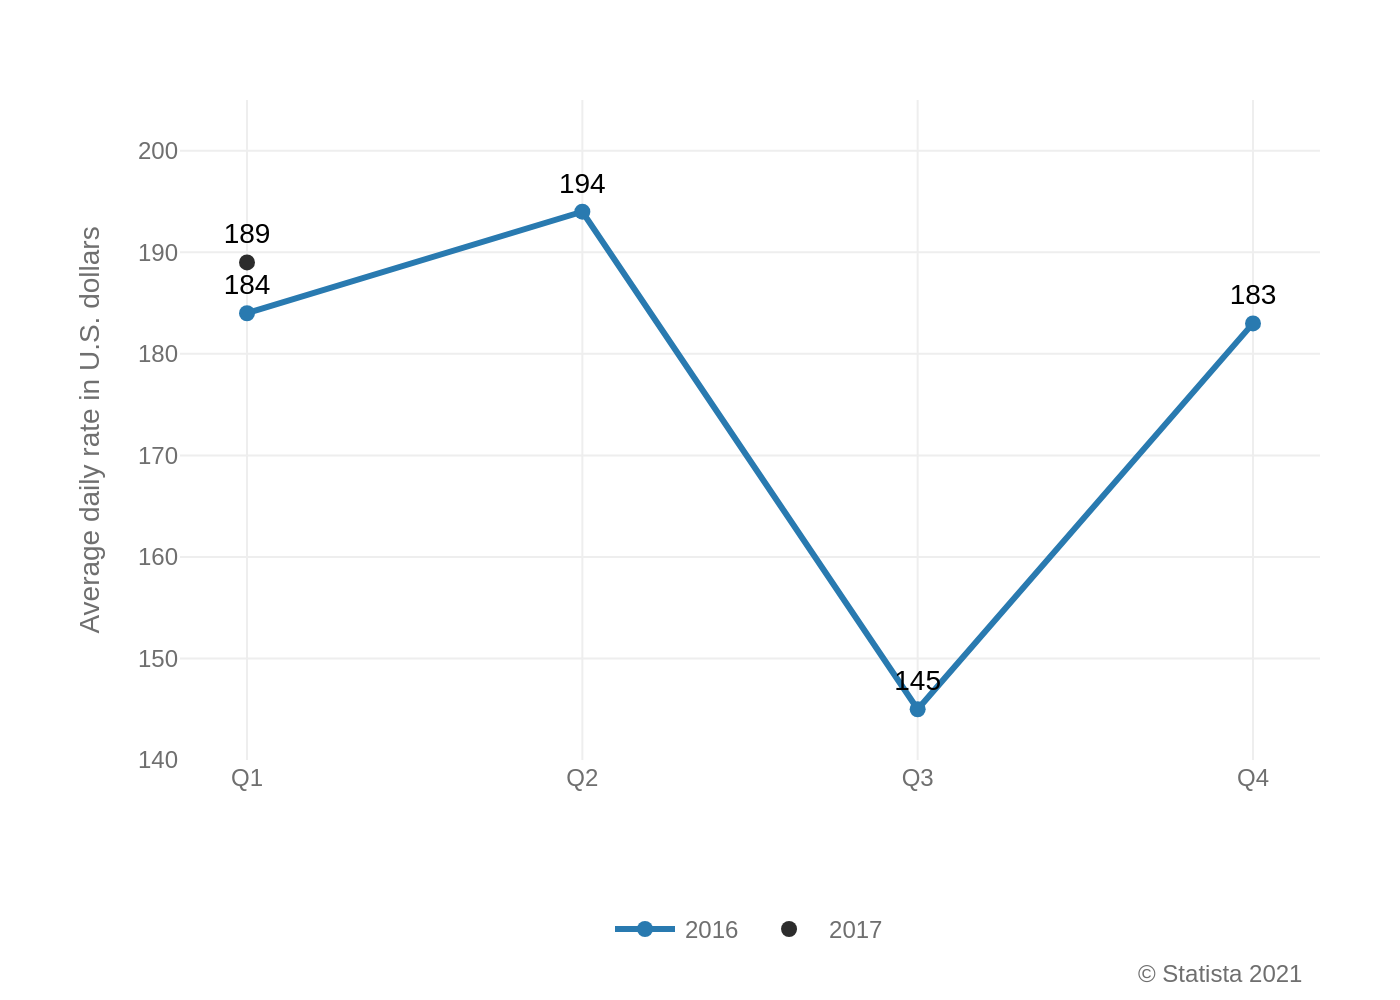

Generate this figure with Python:
import sys
import json
import plotly.graph_objects as go
from pathlib import Path

# --- 1. Load data from JSON file ---
if len(sys.argv) != 2:
    print("Usage: python generate_chart.py <json_file_path>")
    sys.exit(1)

json_file_path = Path(sys.argv[1])
if not json_file_path.is_file():
    print(f"Error: JSON file not found at {json_file_path}")
    sys.exit(1)

with open(json_file_path, 'r', encoding='utf-8') as f:
    chart_info = json.load(f)

chart_data = chart_info["chart_data"]
texts = chart_info["texts"]
colors = chart_info["colors"]
output_filename_base = json_file_path.stem

# --- 2. Create the Plotly figure ---
fig = go.Figure()

# --- 3. Add traces based on chart_data ---
# Trace for '2016' (line, markers, text)
data_2016 = chart_data[0]
fig.add_trace(go.Scatter(
    x=data_2016['x'],
    y=data_2016['y'],
    name=data_2016['name'],
    mode='lines+markers+text',
    line=dict(color=colors[0], width=3),
    marker=dict(color=colors[0], size=8),
    text=[str(y) for y in data_2016['y']],
    textposition='top center',
    textfont=dict(family='Arial', size=14, color='#000000'),
    legendgroup='group1'
))

# Trace for '2017' (markers, text for the single point)
data_2017 = chart_data[1]
fig.add_trace(go.Scatter(
    x=data_2017['x'],
    y=data_2017['y'],
    name=data_2017['name'],
    mode='markers+text',
    marker=dict(color=colors[1], size=8, symbol='circle'),
    text=[str(y) if y is not None else '' for y in data_2017['y']],
    textposition='top center',
    textfont=dict(family='Arial', size=14, color='#000000'),
    legendgroup='group2'
))

# --- 4. Configure layout ---
fig.update_layout(
    font=dict(family="Arial", size=12, color="#6f6f6f"),
    plot_bgcolor='white',
    paper_bgcolor='white',
    xaxis=dict(
        showgrid=True,
        gridcolor='#eeeeee',
        gridwidth=1,
        zeroline=False,
        showline=False,
        ticklen=0,
        title_text=texts['x_axis_title'] if texts['x_axis_title'] else ''
    ),
    yaxis=dict(
        title=texts['y_axis_title'],
        showgrid=True,
        gridcolor='#eeeeee',
        gridwidth=1,
        zeroline=False,
        showline=False,
        range=[140, 205] # Added padding for top labels
    ),
    legend=dict(
        orientation="h",
        yanchor="bottom",
        y=-0.3,
        xanchor="center",
        x=0.5,
        traceorder='normal',
        font=dict(size=12)
    ),
    margin=dict(l=90, r=40, b=120, t=50),
    showlegend=True
)

# --- 5. Add annotations for source text ---
annotations = []
if texts.get('source'):
    annotations.append(
        dict(
            xref="paper",
            yref="paper",
            x=0.99,
            y=-0.35,
            xanchor='right',
            yanchor='bottom',
            text=texts['source'],
            showarrow=False,
            font=dict(family="Arial", size=12, color="#6f6f6f")
        )
    )
fig.update_layout(annotations=annotations)

# --- 6. Output the chart as a PNG file ---
output_image_path = f"{output_filename_base}.png"
fig.write_image(output_image_path, scale=2)

print(f"Chart saved to {output_image_path}")
